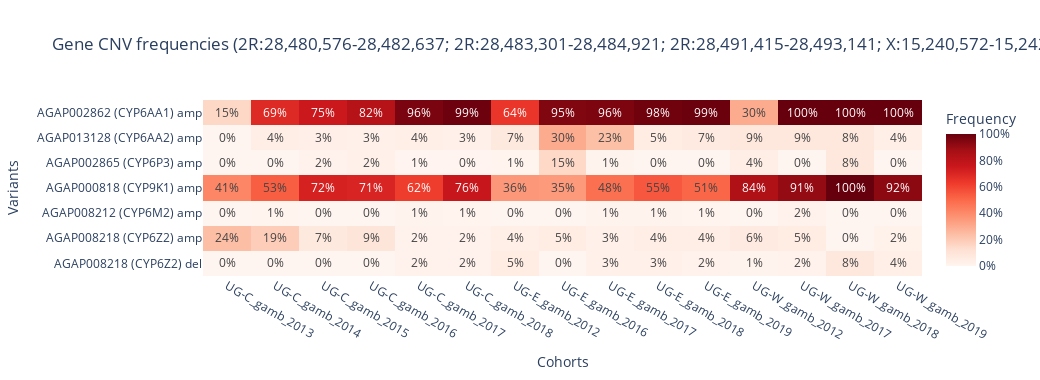

Here is the notebook cell this chart was saved with:
### Code cell
# Visualise CNV frequencies as a heatmap.
ag3.plot_frequencies_heatmap(df_cyp_cnv_frq)

### Figure 1 — Plotly figure (JSON) as saved in the notebook; plotly's stock layout.template omitted (floating-point values rounded to 4 significant figures)
{"data": [{"coloraxis": "coloraxis", "hovertemplate": "x: %{x}<br>label: %{y}<br>color: %{z}<extra></extra>", "name": "0", "texttemplate": "%{z:.0%}", "type": "heatmap", "x": ["UG-C_gamb_2013", "UG-C_gamb_2014", "UG-C_gamb_2015", "UG-C_gamb_2016", "UG-C_gamb_2017", "UG-C_gamb_2018", "UG-E_gamb_2012", "UG-E_gamb_2016", "UG-E_gamb_2017", "UG-E_gamb_2018", "UG-E_gamb_2019", "UG-W_gamb_2012", "UG-W_gamb_2017", "UG-W_gamb_2018", "UG-W_gamb_2019"], "xaxis": "x", "y": ["AGAP002862 (CYP6AA1) amp", "AGAP013128 (CYP6AA2) amp", "AGAP002865 (CYP6P3) amp", "AGAP000818 (CYP9K1) amp", "AGAP008212 (CYP6M2) amp", "AGAP008218 (CYP6Z2) amp", "AGAP008218 (CYP6Z2) del"], "yaxis": "y", "z": [[0.1522, 0.6853, 0.7541, 0.8217, 0.9626, 0.9874, 0.6429, 0.95, 0.9574, 0.9821, 0.989, 0.2979, 1, 1, 1], [0, 0.04196, 0.03279, 0.03101, 0.03743, 0.02524, 0.07143, 0.3, 0.234, 0.04933, 0.06618, 0.08511, 0.08511, 0.07692, 0.0381], [0, 0, 0.01639, 0.02326, 0.005348, 0.003155, 0.008929, 0.15, 0.01216, 0, 0, 0.04255, 0, 0.07692, 0], [0.413, 0.5315, 0.7158, 0.7054, 0.6203, 0.7603, 0.3571, 0.35, 0.4802, 0.5516, 0.5074, 0.8404, 0.9096, 1, 0.9238], [0, 0.006993, 0, 0, 0.0107, 0.006309, 0, 0, 0.009119, 0.01345, 0.007353, 0, 0.01596, 0, 0], [0.2391, 0.1888, 0.07104, 0.09302, 0.01604, 0.02208, 0.03571, 0.05, 0.0304, 0.04036, 0.04412, 0.06383, 0.05319, 0, 0.01905], [0, 0, 0, 0, 0.01604, 0.01577, 0.05357, 0, 0.02736, 0.02691, 0.02206, 0.01064, 0.02128, 0.07692, 0.0381]]}], "layout": {"coloraxis": {"cmax": 1, "cmin": 0, "colorbar": {"ticktext": ["0%", "20%", "40%", "60%", "80%", "100%"], "tickvals": [0, 0.2, 0.4, 0.6, 0.8, 1], "title": {"text": "Frequency"}}, "colorscale": [[0, "rgb(255,245,240)"], [0.125, "rgb(254,224,210)"], [0.25, "rgb(252,187,161)"], [0.375, "rgb(252,146,114)"], [0.5, "rgb(251,106,74)"], [0.625, "rgb(239,59,44)"], [0.75, "rgb(203,24,29)"], [0.875, "rgb(165,15,21)"], [1, "rgb(103,0,13)"]]}, "height": 380, "title": {"text": "Gene CNV frequencies (2R:28,480,576-28,482,637; 2R:28,483,301-28,484,921; 2R:28,491,415-28,493,141; X:15,240,572-15,242,864; 3R:6,928,858-6,930,547; 3R:6,973,779-6,975,563)"}, "width": 1040, "xaxis": {"anchor": "y", "autorange": true, "domain": [0, 1], "range": [-0.5, 14.5], "side": "bottom", "tickangle": 30, "title": {"text": "Cohorts"}, "type": "category"}, "yaxis": {"anchor": "x", "autorange": true, "domain": [0, 1], "range": [6.5, -0.5], "title": {"text": "Variants"}, "type": "category"}}}
